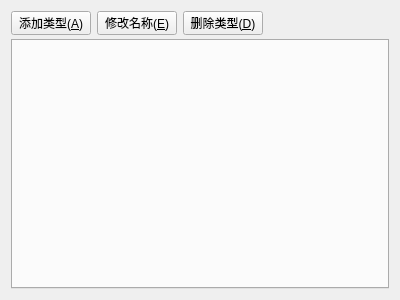
<?xml version="1.0" encoding="UTF-8"?>
<ui version="4.0">
 <class>view_setup_setting</class>
 <widget class="QWidget" name="view_setup_setting">
  <property name="geometry">
   <rect>
    <x>0</x>
    <y>0</y>
    <width>400</width>
    <height>300</height>
   </rect>
  </property>
  <property name="windowTitle">
   <string>view_setup_setting</string>
  </property>
  <layout class="QGridLayout" name="gridLayout">
   <item row="0" column="0">
    <layout class="QVBoxLayout" name="verticalLayout">
     <property name="spacing">
      <number>4</number>
     </property>
     <item>
      <layout class="QHBoxLayout" name="horizontalLayout">
       <item>
        <widget class="QPushButton" name="pushButton_typeAdd">
         <property name="maximumSize">
          <size>
           <width>16777215</width>
           <height>24</height>
          </size>
         </property>
         <property name="text">
          <string>添加类型(&amp;A)</string>
         </property>
         <property name="icon">
          <iconset resource="ssp_gui.qrc">
           <normaloff>:/ssp_gui/Resources/20070402165925169.gif</normaloff>:/ssp_gui/Resources/20070402165925169.gif</iconset>
         </property>
        </widget>
       </item>
       <item>
        <widget class="QPushButton" name="pushButton_typeEdit">
         <property name="maximumSize">
          <size>
           <width>16777215</width>
           <height>24</height>
          </size>
         </property>
         <property name="text">
          <string>修改名称(&amp;E)</string>
         </property>
         <property name="icon">
          <iconset resource="ssp_gui.qrc">
           <normaloff>:/ssp_gui/Resources/20070402165924420.gif</normaloff>:/ssp_gui/Resources/20070402165924420.gif</iconset>
         </property>
        </widget>
       </item>
       <item>
        <widget class="QPushButton" name="pushButton_typeDel">
         <property name="maximumSize">
          <size>
           <width>16777215</width>
           <height>24</height>
          </size>
         </property>
         <property name="text">
          <string>删除类型(&amp;D)</string>
         </property>
         <property name="icon">
          <iconset resource="ssp_gui.qrc">
           <normaloff>:/ssp_gui/Resources/del.gif</normaloff>:/ssp_gui/Resources/del.gif</iconset>
         </property>
        </widget>
       </item>
       <item>
        <spacer name="horizontalSpacer">
         <property name="orientation">
          <enum>Qt::Horizontal</enum>
         </property>
         <property name="sizeHint" stdset="0">
          <size>
           <width>40</width>
           <height>20</height>
          </size>
         </property>
        </spacer>
       </item>
      </layout>
     </item>
     <item>
      <widget class="QTabWidget" name="tabWidget"/>
     </item>
    </layout>
   </item>
  </layout>
 </widget>
 <layoutdefault spacing="6" margin="11"/>
 <resources>
  <include location="ssp_gui.qrc"/>
 </resources>
 <connections/>
</ui>
